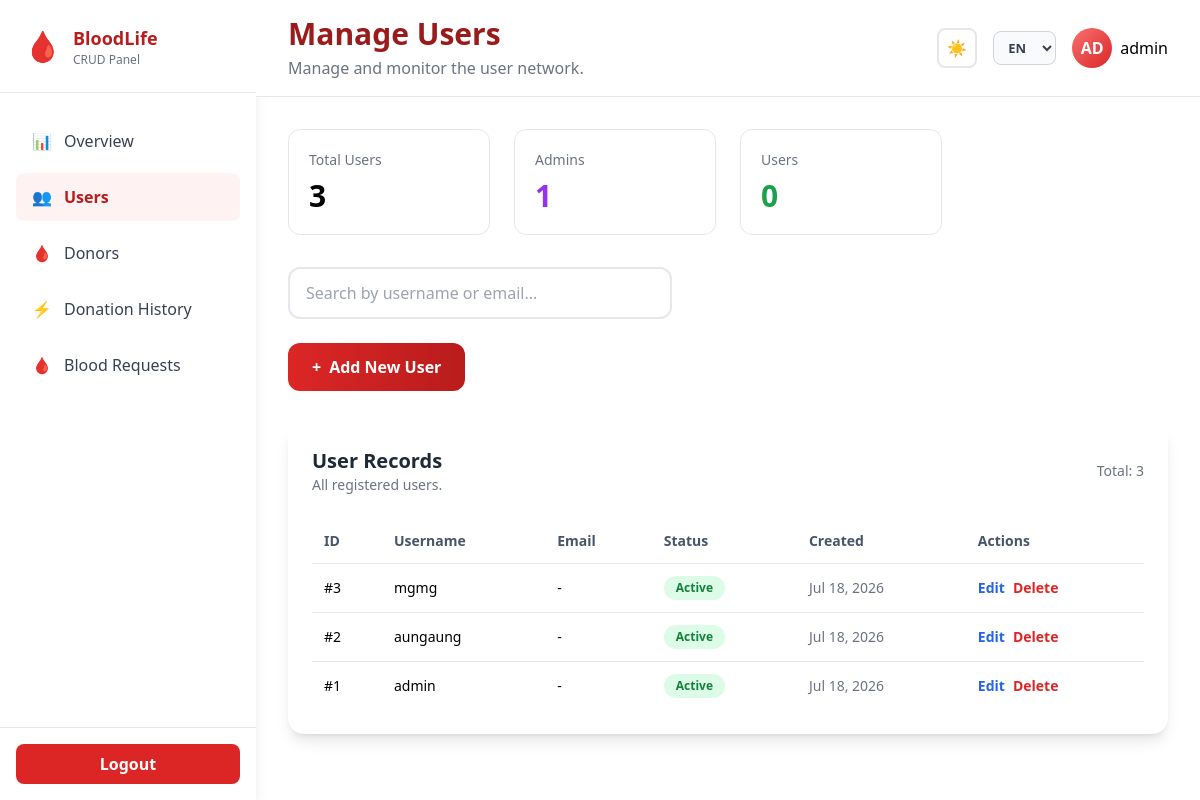
/admin/users_crud.php (signed in), run on the app's committed database.
### tables this page shows
CREATE TABLE users (
    id INT AUTO_INCREMENT PRIMARY KEY,
    username VARCHAR(50) NOT NULL UNIQUE,
    email VARCHAR(100),
    password VARCHAR(255) NOT NULL,
    role ENUM('Admin','User') NOT NULL DEFAULT 'User',
    status ENUM('Active','Inactive') DEFAULT 'Active',
    myanmar_name VARCHAR(100) DEFAULT NULL,
    created_at TIMESTAMP DEFAULT CURRENT_TIMESTAMP
);

### admin/users_crud.php (the view, shortened to what this page needs)
<?php
require_once __DIR__ . '/../config/db.php';
$users = [];
$edit_row = null;
$result = $conn->query("SELECT * FROM users ORDER BY id DESC");
if ($result && $result->num_rows > 0) {
    $users = $result->fetch_all(MYSQLI_ASSOC);
}
$stats = [
    'total' => $conn->query("SELECT COUNT(*) AS c FROM users")->fetch_assoc()['c'] ?? 0,
    'users' => 0,
    'admins' => 0,
];
$roleCheck = @$conn->query("SHOW COLUMNS FROM users LIKE 'role'");
if ($roleCheck && $roleCheck->num_rows > 0) {
    $stats['users'] = $conn->query("SELECT COUNT(*) AS c FROM users WHERE role='User'")->fetch_assoc()['c'] ?? 0;
    $stats['admins'] = $conn->query("SELECT COUNT(*) AS c FROM users WHERE role='Admin'")->fetch_assoc()['c'] ?? 0;
}
?>
<!DOCTYPE html>
<html lang="en">
<head>
    <script src="https://cdn.tailwindcss.com"></script>
    <link rel="stylesheet" href="../assets/css/myanmar-font.css">
</head>
<body class="bg-gray-100 dark:bg-gray-900">
<div class="flex min-h-screen">
    <div class="w-64 bg-white shadow-lg hidden md:flex flex-col sticky top-0 self-start h-screen overflow-y-auto">
        <div class="p-6 border-b border-gray-200">
            <div class="flex items-center space-x-3">
                <span class="text-3xl">🩸</span>
                <div>
                    <h1 class="font-bold text-lg text-red-700">BloodLife</h1>
                    <p class="text-xs text-gray-500">CRUD Panel</p>
                </div>
            </div>
        </div>
        <nav class="flex-1 px-4 py-6 space-y-2">
            <a href="dashboard.php" class="flex items-center space-x-3 px-4 py-3 text-gray-700 hover:bg-gray-100 rounded-lg transition">
                <span>📊</span> <span data-i18n="overview">Overview</span>
            </a>
            <a href="users_crud.php" class="flex items-center space-x-3 px-4 py-3 bg-red-50 text-red-700 rounded-lg font-semibold">
                <span>👥</span> <span>Users</span>
            </a>
            <a href="donor_crud.php" class="flex items-center space-x-3 px-4 py-3 text-gray-700 hover:bg-gray-100 rounded-lg transition">
                <span>🩸</span> <span>Donors</span>
            </a>
            <a href="donation_history_crud.php" class="flex items-center space-x-3 px-4 py-3 text-gray-700 hover:bg-gray-100 rounded-lg transition">
                <span>⚡</span> <span>Donation History</span>
            </a>
            <a href="blood_requests_crud.php" class="flex items-center space-x-3 px-4 py-3 text-gray-700 hover:bg-gray-100 rounded-lg transition">
                <span>🩸</span> <span>Blood Requests</span>
            </a>
        </nav>
        <div class="p-4 border-t border-gray-200">
            <a href="logout.php" onclick="return confirm('Are you sure you want to logout?')" class="w-full bg-red-600 text-white flex justify-center py-2 rounded-lg font-semibold hover:bg-red-700 transition" data-i18n="logout">Logout</a>
        </div>
    </div>
    <main class="flex-1">
        <header class="bg-white border-b px-8 py-4 flex justify-between items-center sticky top-0 z-30">
            <div>
                <h2 class="text-3xl font-bold text-red-800">Manage Users</h2>
                <p class="text-gray-500 mt-1">Manage and monitor the user network.</p>
            </div>
            <div class="flex items-center gap-4">
                <button type="button" class="theme-toggle-btn relative w-10 h-10 rounded-lg border-2 border-gray-200 bg-gray-50 flex items-center justify-center cursor-pointer hover:border-red-400 transition" onclick="toggleTheme()"><span class="theme-icon-sun">☀️</span><span class="theme-icon-moon" style="display:none">🌙</span></button>
                <select class="lang-toggle-select" aria-label="Language" style="font-size:0.8125rem;font-weight:600;border-radius:0.5rem;border:1px solid #d1d5db;background-color:#f9fafb;color:#374151;padding:6px 10px;cursor:pointer;">
                    <option value="en">EN</option>
                </select>
                <div class="relative" id="adminMenu">
                    <div class="flex items-center gap-2 cursor-pointer" onclick="toggleAdminDropdown()">
                        <div class="w-10 h-10 bg-gradient-to-br from-red-400 to-red-600 text-white rounded-full flex items-center justify-center font-bold">
                            <?= strtoupper(substr($_SESSION['username'] ?? 'A', 0, 2)) ?>
                        </div>
                        <span class="font-medium"><?= htmlspecialchars($_SESSION['username'] ?? 'Admin') ?></span>
                    </div>
                </div>
            </div>
        </header>
        <div class="p-8">
            <div class="grid grid-cols-1 md:grid-cols-4 gap-6 mb-8">
                <div class="bg-white rounded-xl border p-5 stat-card">
                    <p class="text-gray-500 text-sm">Total Users</p>
                    <h3 class="text-3xl font-bold mt-2"><?= $stats['total'] ?></h3>
                </div>
                <div class="bg-white rounded-xl border p-5 stat-card">
                    <p class="text-gray-500 text-sm">Admins</p>
                    <h3 class="text-3xl font-bold mt-2 text-purple-600"><?= $stats['admins'] ?></h3>
                </div>
                <div class="bg-white rounded-xl border p-5 stat-card">
                    <p class="text-gray-500 text-sm">Users</p>
                    <h3 class="text-3xl font-bold mt-2 text-green-600"><?= $stats['users'] ?></h3>
                </div>
            </div>
            <div class="w-96 mb-6">
                <input id="searchInput" type="text" placeholder="Search by username or email..." class="w-full border-2 border-gray-200 rounded-xl px-4 py-3 focus:outline-none focus:border-red-500 transition">
            </div>
            <div class="mb-8">
                <button onclick="toggleForm()" id="toggleFormBtn" class="bg-gradient-to-r from-red-600 to-red-700 text-white font-semibold px-6 py-3 rounded-xl hover:shadow-lg transition flex items-center gap-2">
                    <span>+</span>
                    <span><?= $edit_row ? 'Edit User' : 'Add New User' ?></span>
                </button>
            </div>
            <div class="bg-white rounded-2xl shadow-lg p-6">
                <div class="flex items-center justify-between mb-6">
                    <div>
                        <h3 class="text-xl font-bold text-gray-800">User Records</h3>
                        <p class="text-sm text-gray-500">All registered users.</p>
                    </div>
                    <span class="text-sm text-gray-500">Total: <?= count($users) ?></span>
                </div>
                <div class="overflow-x-auto">
                    <table class="w-full text-left text-sm border-collapse">
                        <thead>
                            <tr class="bg-gray-50 text-slate-600">
                                <th class="p-3">ID</th>
                                <th class="p-3">Username</th>
                                <th class="p-3">Email</th>
                                <th class="p-3">Status</th>
                                <th class="p-3">Created</th>
                                <th class="p-3">Actions</th>
                            </tr>
                        </thead>
                        <tbody>
                            <?php if (count($users) > 0): ?>
                                <?php foreach ($users as $u): ?>
                                    <?php
                                    $statusColor = ($u['status'] ?? 'Active') === 'Active' ? 'bg-green-100 text-green-700' : 'bg-red-100 text-red-700';
                                    ?>
                                    <tr class="user-row border-t border-slate-200 hover:bg-gray-50">
                                        <td class="p-3 font-medium">#<?= $u['id'] ?></td>
                                        <td class="p-3 font-medium"><?= htmlspecialchars($u['username']) ?></td>
                                        <td class="p-3"><?= htmlspecialchars($u['email'] ?? '-') ?></td>
                                        <td class="p-3"><span class="inline-flex rounded-full px-3 py-1 text-xs font-semibold <?= $statusColor ?>"><?= htmlspecialchars($u['status']) ?></span></td>
                                        <td class="p-3 text-gray-500"><?= date('M d, Y', strtotime($u['created_at'])) ?></td>
                                        <td class="p-3">
                                            <div class="flex gap-2">
                                                <a href="users_crud.php?edit=<?= $u['id'] ?>" class="text-blue-600 hover:text-blue-800 font-semibold">Edit</a>
                                                <a href="users_crud.php?delete=<?= $u['id'] ?>" class="text-red-600 hover:text-red-800 font-semibold" onclick="return confirm('Delete this user?')">Delete</a>
                                            </div>
                                        </td>
                                    </tr>
                                <?php endforeach; ?>
                            <?php else: ?>
                                <tr><td colspan="7" class="p-8 text-center text-gray-500">No users found.</td></tr>
                            <?php endif; ?>
                        </tbody>
                    </table>
                </div>
            </div>
        </div>
    </main>
</div>
</body>
</html>

### admin/users_crud.php (style rules this page uses)
.stat-card { transition: all 0.3s ease; }
html:not(.dark) body { background-color: #ffffff !important; background-image: none !important; }
html:not(.dark) .bg-gray-50 { background-color: #ffffff !important; }
html:not(.dark) .bg-gray-100 { background-color: #ffffff !important; }

### data on the page
users: id "3", username "mgmg", email "-", status "Active", created_at "Jul 18, 2026"
users: id "2", username "aungaung", email "-", status "Active", created_at "Jul 18, 2026"
users: id "1", username "admin", email "-", status "Active", created_at "Jul 18, 2026"

### other printed values
substr($_SESSION['username'] ?? 'A', 0, 2) "AD"
$_SESSION['username'] "admin"
$stats['total'] "3"
$stats['admins'] "1"
$stats['users'] "0"
count($users) "3"
